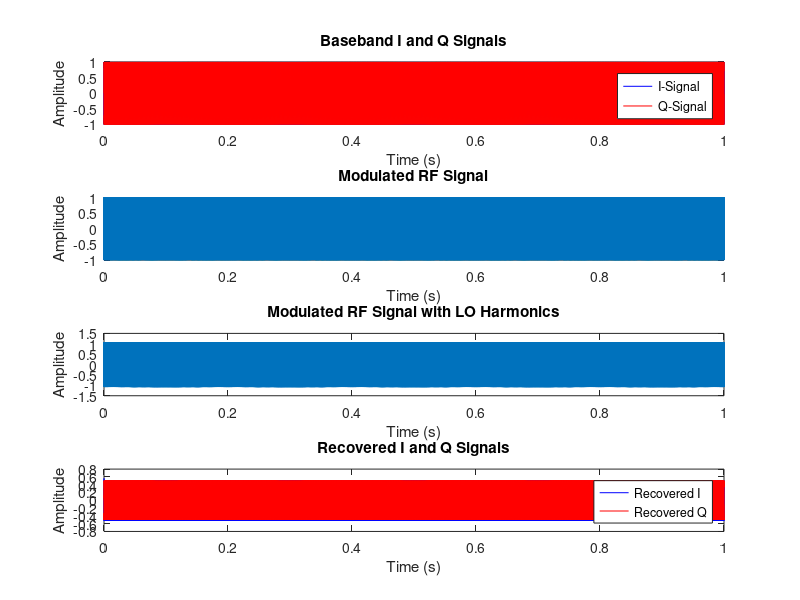
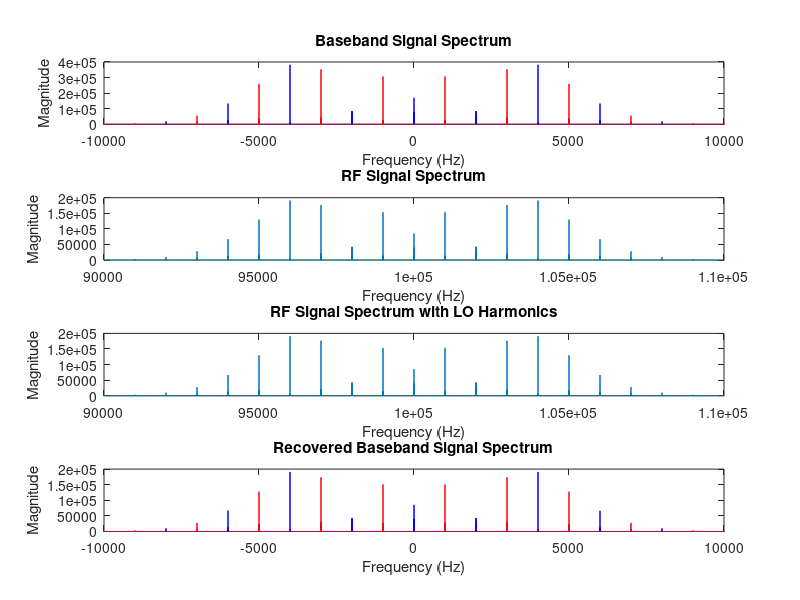

MATLAB code to generate these figures, in order: (Note: this script raises an error after producing the figures.)
close all
pkg load signal
pkg load communications

% === Simulation Parameters ===
fs = 1e6;       % Sampling frequency (1 MHz)
fc1 = 0;     % Carrier frequency (100 kHz)
fc2 = 100e3;
fm = 1e3;    % Message frequency for I component (1 kHz)
fdev = 5000;   %FM frequency deviation
fa = 5;
T_total = 1; % Total duration of the signal (10 ms)
t = 0:1/fs:T_total-(1/fs); % Time vector

% === 1. Generate Baseband I and Q Signals ===
% The in-phase (I) and quadrature (Q) signals are the messages to be transmitted.
% In a real system, these would be the data streams.
%i_signal = cos(2*pi*fm_i*t);
%q_signal = sin(2*pi*fm_q*t);

%s = exp(1j*(fdev/fm)*sin(2*pi*fm*t) + 1j*2*pi*fc1*t);
amp_sig_fund = 1;
amp_sig_harm = 0;

sig_harm_index = 10;
x = cos(2*pi*fa*t);
y = sin(2*pi*fa*t);
z = ones(1,length(t));
m_i = amp_sig_fund*(fdev/fm)*(z + 0.1*x).*sin(2*pi*fm*t);% + 0.1*x;
%m_i = amp_sig_fund*(fdev/fm)*sin(2*pi*fm*t);% + 0.1*x;
m_q = amp_sig_fund*(fdev/fm)*(z + 0.1*x).*sin(2*pi*fm*t);% + 0.1*y;
%m_q = amp_sig_fund*(fdev/fm)*sin(2*pi*fm*t);% + 0.1*y;
%s = exp(1j*m + 1j*amp_sig_harm*(fdev/(sig_harm_index*fm))*sin(2*pi*sig_harm_index*fm*t)+ 1j*2*pi*fc1*t);
s = cos(m_i) + 1i*sin(m_q);
%s = (cos(m_i) + 0.1*x) + 1i*(sin(m_q) + 0.1*y);

i_signal = real(s);
q_signal = imag(s);

amp_carrier_i = 1;
amp_carrier_q = 1;
phi_carrier_i = 0;
phi_carrier_q = 10*(pi/180);
phi_harm_i = (pi/2);
phi_harm_q = (0);
amp_harm_i = 0;
amp_harm_q = 0;

% === 2. IQ Modulation (Upconversion) ===
% Mix the I and Q signals with the carrier frequency.
% An ideal IQ mixer multiplies the I-component with a cosine and the Q-component with a sine.
carrier_i = amp_carrier_i * cos(2*pi*fc2*t);
carrier_i_harm = amp_carrier_i * cos(2*pi*fc2*t + phi_carrier_i) + amp_harm_i * cos(2*pi*3*fc2*t + phi_harm_i);
carrier_q = amp_carrier_q * sin(2*pi*fc2*t);
carrier_q_harm = amp_carrier_q *sin(2*pi*fc2*t + phi_carrier_q) + amp_harm_q * sin(2*pi*3*fc2*t + phi_harm_q);

% Mix the signals
rf_i = i_signal .* carrier_i;
rf_i_harm = i_signal .* carrier_i_harm;
rf_q = q_signal .* carrier_q;
rf_q_harm = q_signal .* carrier_q_harm;

% Combine the mixed signals to produce the final RF signal.
rf_signal = rf_i + rf_q;
rf_signal_harm = rf_i_harm + rf_q_harm;

% === 3. Plot Modulated Signal ===
figure;
subplot(4,1,1);
plot(t, i_signal, 'b', t, q_signal, 'r');
title('Baseband I and Q Signals');
xlabel('Time (s)');
ylabel('Amplitude');
legend('I-Signal', 'Q-Signal');

subplot(4,1,2);
plot(t, rf_signal);
title('Modulated RF Signal');
xlabel('Time (s)');
ylabel('Amplitude');

subplot(4,1,3);
plot(t, rf_signal_harm);
title('Modulated RF Signal with LO Harmonics');
xlabel('Time (s)');
ylabel('Amplitude');

% === 4. IQ Demodulation (Downconversion) ===
% Recover the original I and Q signals from the RF signal.
% This involves another mixing process with the same carrier, followed by low-pass filtering.
demod_i_mixed = rf_signal_harm .* carrier_i;
demod_q_mixed = rf_signal_harm .* carrier_q;

% === 5. Low-Pass Filtering ===
% Low-pass filters are necessary to remove the high-frequency components that result from the mixing process.
[b, a] = butter(5, 2*fc2/fs, 'low'); % Design a 5th order Butterworth low-pass filter
recovered_i_signal = filter(b, a, demod_i_mixed);
recovered_q_signal = filter(b, a, demod_q_mixed);

% === 6. Plot Recovered Signals ===
subplot(4,1,4);
plot(t, recovered_i_signal, 'b', t, recovered_q_signal, 'r');
title('Recovered I and Q Signals');
xlabel('Time (s)');
ylabel('Amplitude');
legend('Recovered I', 'Recovered Q');

% Optional: Plot the spectrum to visualize the upconversion and downconversion
figure;
N = length(rf_signal);
f = (-N/2:N/2-1) * (fs/N);

% Spectrum of baseband signals
subplot(4,1,1);
fft_i = fftshift(fft(i_signal));
fft_q = fftshift(fft(q_signal));
plot(f, abs(fft_i), 'b', f, abs(fft_q), 'r');
title('Baseband Signal Spectrum');
xlabel('Frequency (Hz)');
ylabel('Magnitude');
xlim([fc1-10*fm, fc1+10*fm]);
%ylim([0,80]);

% Spectrum of RF signal
subplot(4,1,2);
fft_rf = fftshift(fft(rf_signal));
plot(f, abs(fft_rf));
title('RF Signal Spectrum');
xlabel('Frequency (Hz)');
ylabel('Magnitude');
xlim([fc2-fc1-10*fm, fc2-fc1+10*fm]);
%ylim([0,80]);

% Spectrum of RF signal
subplot(4,1,3);
fft_rf_harm = fftshift(fft(rf_signal_harm));
plot(f, abs(fft_rf_harm));
title('RF Signal Spectrum with LO Harmonics');
xlabel('Frequency (Hz)');
ylabel('Magnitude');
xlim([fc2-fc1-10*fm, fc2-fc1+10*fm]);
%ylim([0,80]);

subplot(4,1,4);
fft_i_recovered = fftshift(fft(recovered_i_signal));
fft_q_recovered = fftshift(fft(recovered_q_signal));
plot(f, abs(fft_i_recovered), 'b', f, abs(fft_q_recovered), 'r');
title('Recovered Baseband Signal Spectrum');
xlabel('Frequency (Hz)');
ylabel('Magnitude');
xlim([fc1-10*fm, fc1+10*fm]);
%ylim([0,80]);

interleaved_data = zeros(1, 2 * length(t));
interleaved_data(1:2:end) = recovered_i_signal;
interleaved_data(2:2:end) = recovered_q_signal;

% Open a binary file for writing
fid = fopen('/home/tsharp/octave/scripts/recovered_signal.bin', 'wb');

% Write the float data to the file
fwrite(fid, interleaved_data, 'float32'); % Write as interleaved single-precision floats

fclose(fid);

fid2 = fopen('/home/tsharp/octave/scripts/demod_signal.bin', 'rb');
fm_demod_signal = fread(fid2, Inf, 'float');

figure;
plot(t, postpad(fm_demod_signal,length(t)));
title('Demodulated FM signal');
xlabel('Time (s)');
ylabel('Amplitude');
